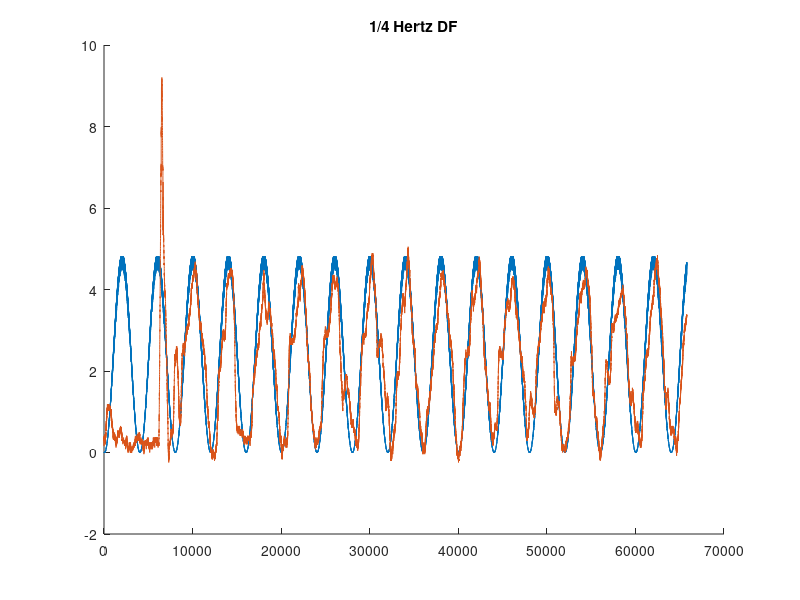
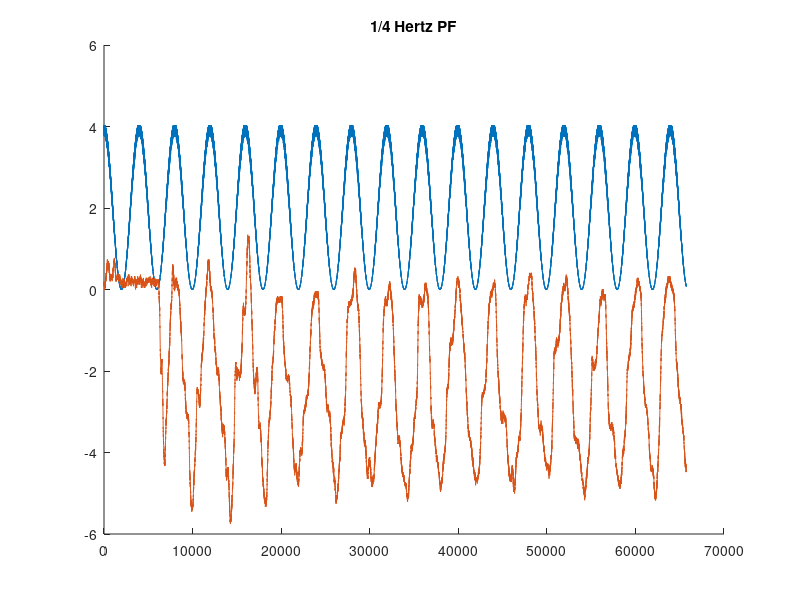
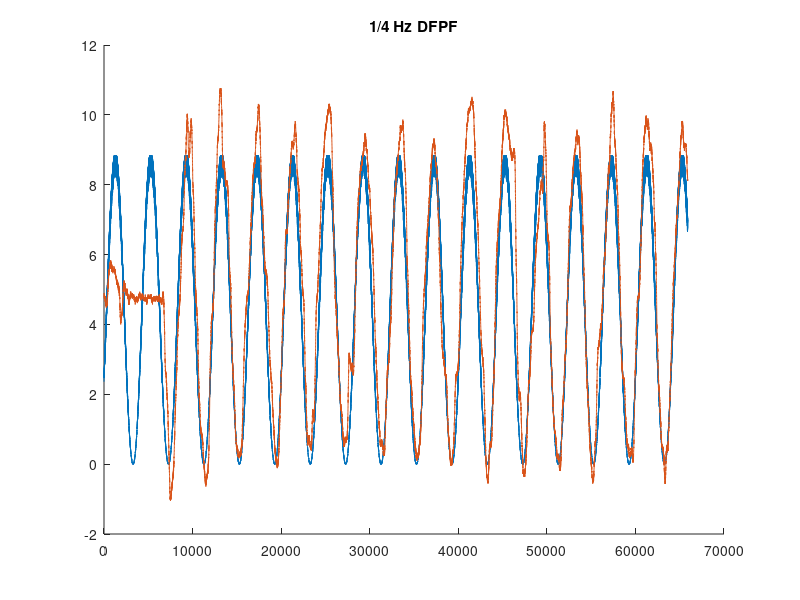

MATLAB code for these plots, in order:
%% Patient 7 -- 1/4 Hz, initial data loading

clear;
clc;

P7mvcDF = load('Patient7_MVC_DF.txt'); % Loading Pat7 MVC DF data
P7mvcPF = load('Patient7_MVC_PF.txt'); % Loading Pat 7 MVC PF data

P7quarterDF = load('PatNo7_VR_AnklePosNeutral_DF_0-25Hz.txt'); % patient-hz-DF or PF
P7quarterPF = load('PatNo7_VR_AnklePosNeutral_PF_0-25Hz.txt');
P7quarterDFPF = load('PatNo7_VR_AnklePosNeutral_DFPF_0-25Hz.txt');

%% Calling reference and measured vectors

mvcDF_measured = P7mvcDF(:,1); % calling DF MVC data for Pat7
mvcPF_measured = P7mvcPF(:,1); % calling PF MVC data for Pat8

P7quarterDF_m = P7quarterDF(:,1); % column 1 is measured
P7quarterDF_ref = P7quarterDF(:,2); % column 2 is reference
P7quarterPF_m = P7quarterPF(:,1);
P7quarterPF_ref = P7quarterPF(:,2);
P7quarterDFPF_m = P7quarterDFPF(:,1);
P7quarterDFPF_ref = P7quarterDFPF(:,2);

%% Determining zero level

zerolvlquartDF = min(P7quarterDF_m(1:4500));
P7quarterDF_m = P7quarterDF_m - zerolvlquartDF;

zerolvlquartPF = min(P7quarterPF_m(1:4500));
P7quarterPF_m = P7quarterPF_m - zerolvlquartPF;

zerolvlquartDFPF = min(P7quarterDFPF_m(1:4500));
P7quarterDFPF_m = P7quarterDFPF_m - zerolvlquartDFPF;

%% Zero level DF

zerolevel1DF = round(mean(mvcDF_measured(1:4500)));
mvcDF1 = max(mvcDF_measured(5500:9500)) - zerolevel1DF;
zerolevel2DF = round(mean(mvcDF_measured(10500:24500)));
mvcDF2 = max(mvcDF_measured(25500:29500)) - zerolevel2DF;
zerolevel3DF = round(mean(mvcDF_measured(30500:44500)));
mvcDF3 = max(mvcDF_measured(45550:end)) - zerolevel3DF;

%% Zero level PF

zerolevel1PF = round(mean(mvcPF_measured(1:4500)));
mvcPF1 = min(mvcPF_measured(5500:9500)) - zerolevel1PF;
zerolevel2PF = round(mean(mvcPF_measured(10500:24500)));
mvcPF2 = min(mvcPF_measured(25500:29500)) - zerolevel2PF;
zerolevel3PF = round(mean(mvcPF_measured(30500:44500)));
mvcPF3 = min(mvcPF_measured(45550:end)) - zerolevel3PF;

%% Zero level DFPF


%% Plotting

serial2lbs_bipolar = 125/2048;
lbs2NmAt15cm = 4.448*.15;

mvcDF_serial = max([mvcDF1, mvcDF2, mvcDF3]);
mvcDF_Nm = abs(mvcDF_serial)*serial2lbs_bipolar*lbs2NmAt15cm;

mvcPF_serial = min([mvcPF1, mvcPF2, mvcPF3]);
mvcPF_Nm = abs(mvcPF_serial)*serial2lbs_bipolar*lbs2NmAt15cm;

mvcDFPF_serial = (mvcDF_serial+abs(mvcPF_serial))/2;
mvcDFPF_Nm = abs(mvcDFPF_serial)*serial2lbs_bipolar*lbs2NmAt15cm;

refsigserial2NmDF = mvcDF_Nm/4096*0.2;
refsigserial2NmPF = mvcPF_Nm/4096*0.2;
refsigserial2NmDFPF = mvcDFPF_Nm/2048*0.2;

clear figures;
figure(1)
title('1/4 Hertz DF');
hold on;
plot(P7quarterDF_ref*refsigserial2NmDF);
plot(P7quarterDF_m*serial2lbs_bipolar*lbs2NmAt15cm);
hold off;

figure(2)
title('1/4 Hertz PF');
hold on;
plot(P7quarterPF_ref*refsigserial2NmPF);
plot(P7quarterPF_m*serial2lbs_bipolar*lbs2NmAt15cm); % plus 4 fudge factor??
hold off;

figure(3);
title('1/4 Hz DFPF');
hold on;
plot(P7quarterDFPF_ref*refsigserial2NmDFPF);
plot(P7quarterDFPF_m*serial2lbs_bipolar*lbs2NmAt15cm+4);
hold off;




